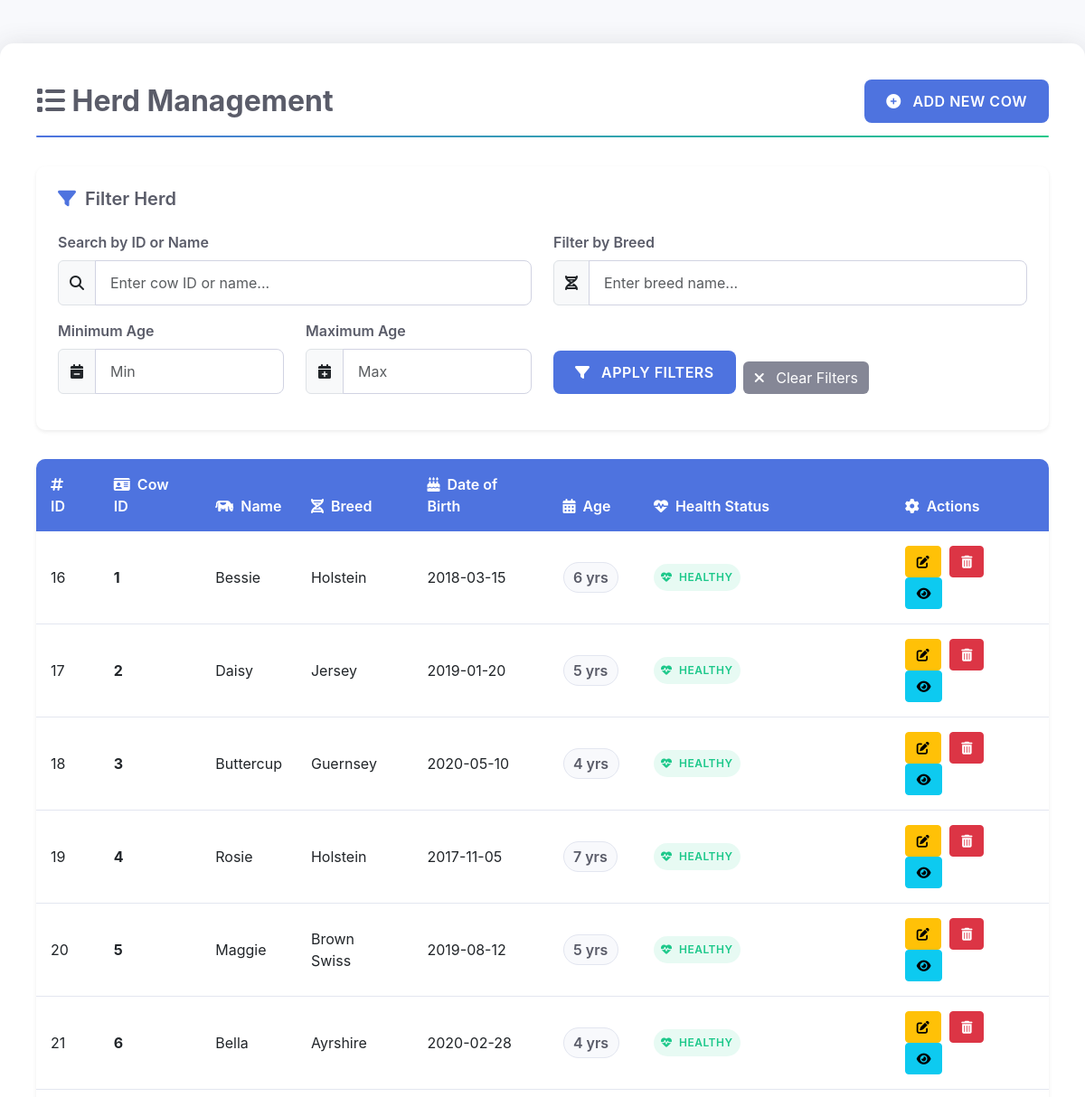
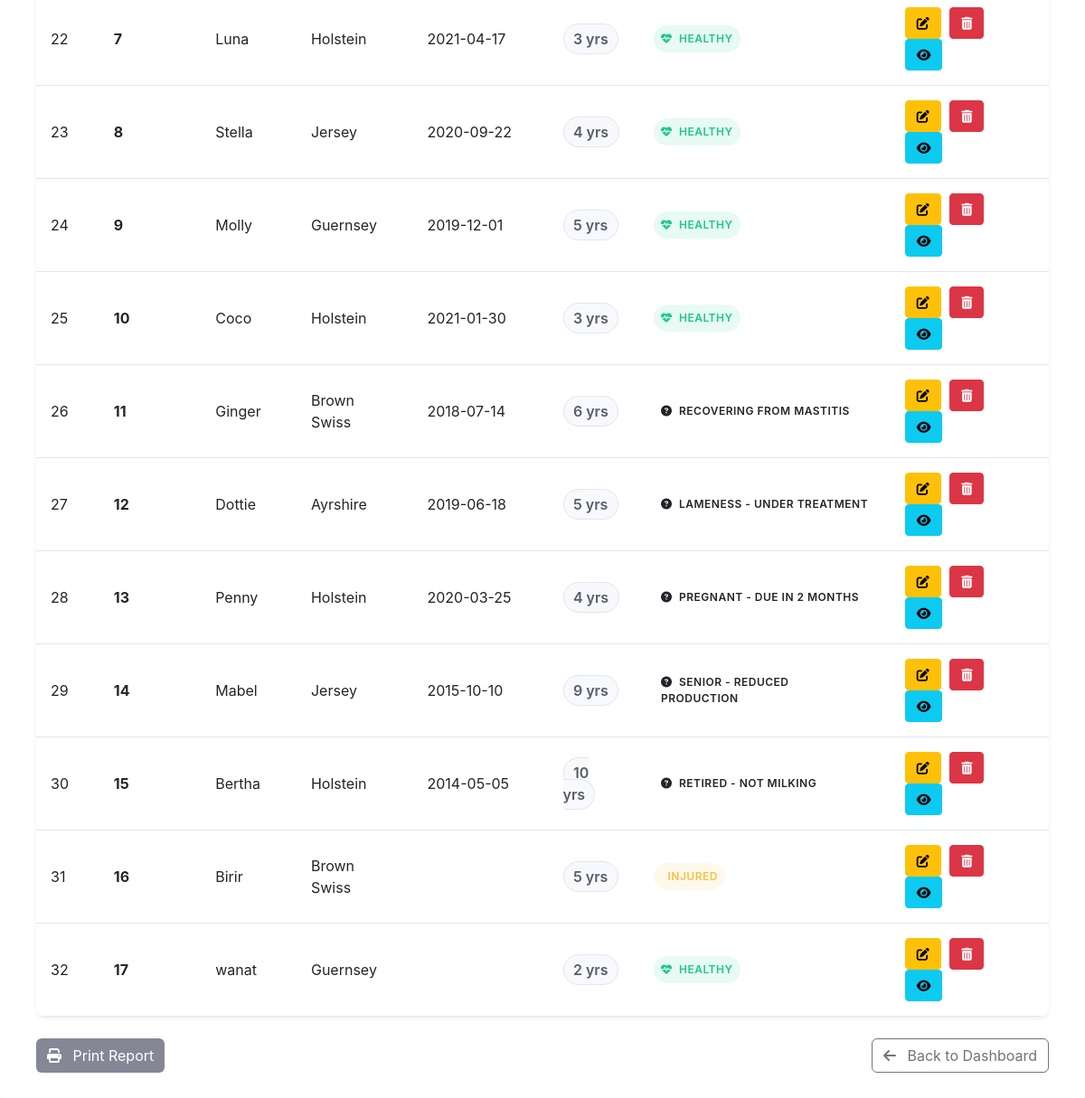
Screenshot of /views/cows/list.php (signed in) with the database file from the repository (2 pictures, top to bottom).
### tables this page shows
CREATE TABLE `cows` (
  `id` int(11) NOT NULL,
  `cow_id` varchar(50) NOT NULL,
  `name` varchar(255) NOT NULL,
  `tag_number` varchar(50) DEFAULT NULL,
  `breed` varchar(255) DEFAULT NULL,
  `date_of_birth` date DEFAULT NULL,
  `age` int(11) DEFAULT NULL,
  `health_status` varchar(100) DEFAULT NULL
);

### models/cow.php (called while the page is built, shortened)
<?php
class Cow {
    private $pdo;
    public function __construct($pdo) {
        $this->pdo = $pdo;
    }
    public function getCowsFiltered(string $search = null, string $breed = null, int $ageMin = null, int $ageMax = null): array {
        $sql = "SELECT * FROM cows WHERE 1";
        $params = [];
        try {
            $stmt = $this->pdo->prepare($sql);
            $stmt->execute($params);
            return $stmt->fetchAll(PDO::FETCH_ASSOC);
        } catch (PDOException $e) {
            error_log("Database error (getCowsFiltered): " . $e->getMessage());
            return [];
        }
    }
}
?>

### Views/cows/list.php (the view, shortened to what this page needs)
<?php
require_once '../../config/database.php';
require_once '../../models/Cow.php';
$cow = new Cow($pdo);
$search = $_GET['search'] ?? null;
$breed = $_GET['breed'] ?? null;
$ageMin = $_GET['age_min'] ?? null;
$ageMax = $_GET['age_max'] ?? null;
$cows = $cow->getCowsFiltered($search, $breed, $ageMin, $ageMax);
?>
<!DOCTYPE html>
<html lang="en">
<head>
    <link href="https://cdn.jsdelivr.net/npm/bootstrap@5.3.0/dist/css/bootstrap.min.css" rel="stylesheet">
    <link rel="stylesheet" href="https://cdnjs.cloudflare.com/ajax/libs/font-awesome/6.4.0/css/all.min.css">
</head>
<body>
    <div class="container dashboard-container">
        <div class="page-header">
            <h2><i class="fas fa-list"></i> Herd Management</h2>
            <a href="add.php" class="btn btn-primary">
                <i class="fas fa-plus-circle me-2"></i> Add New Cow
            </a>
        </div>
        <div class="filter-card">
            <h5><i class="fas fa-filter"></i> Filter Herd</h5>
            <form method="get" action="">
                <div class="row">
                    <div class="col-md-6 mb-3">
                        <label for="search" class="form-label">Search by ID or Name</label>
                        <div class="input-group">
                            <span class="input-group-text"><i class="fas fa-search"></i></span>
                            <input type="text" name="search" id="search" class="form-control"
                                   placeholder="Enter cow ID or name..."
                                   value="<?php echo htmlspecialchars($search ?? ''); ?>">
                        </div>
                    </div>
                    <div class="col-md-6 mb-3">
                        <label for="breed" class="form-label">Filter by Breed</label>
                        <div class="input-group">
                            <span class="input-group-text"><i class="fas fa-dna"></i></span>
                            <input type="text" name="breed" id="breed" class="form-control"
                                   placeholder="Enter breed name..."
                                   value="<?php echo htmlspecialchars($breed ?? ''); ?>">
                        </div>
                    </div>
                </div>
                <div class="row">
                    <div class="col-md-3 mb-3">
                        <label for="age_min" class="form-label">Minimum Age</label>
                        <div class="input-group">
                            <span class="input-group-text"><i class="fas fa-calendar-minus"></i></span>
                            <input type="number" name="age_min" id="age_min" class="form-control"
                                   placeholder="Min" min="0" max="30"
                                   value="<?php echo htmlspecialchars($ageMin ?? ''); ?>">
                        </div>
                    </div>
                    <div class="col-md-3 mb-3">
                        <label for="age_max" class="form-label">Maximum Age</label>
                        <div class="input-group">
                            <span class="input-group-text"><i class="fas fa-calendar-plus"></i></span>
                            <input type="number" name="age_max" id="age_max" class="form-control"
                                   placeholder="Max" min="0" max="30"
                                   value="<?php echo htmlspecialchars($ageMax ?? ''); ?>">
                        </div>
                    </div>
                    <div class="col-md-6 d-flex align-items-end mb-3">
                        <button type="submit" class="btn btn-primary me-2">
                            <i class="fas fa-filter me-2"></i> Apply Filters
                        </button>
                        <a href="list.php" class="btn btn-secondary">
                            <i class="fas fa-times me-2"></i> Clear Filters
                        </a>
                    </div>
                </div>
            </form>
        </div>
        <div class="table-responsive">
            <table class="table table-hover">
                <thead>
                    <tr>
                        <th><i class="fas fa-hashtag me-2"></i>ID</th>
                        <th><i class="fas fa-id-card me-2"></i>Cow ID</th>
                        <th><i class="fas fa-cow me-2"></i>Name</th>
                        <th><i class="fas fa-dna me-2"></i>Breed</th>
                        <th><i class="fas fa-birthday-cake me-2"></i>Date of Birth</th>
                        <th><i class="fas fa-calendar-alt me-2"></i>Age</th>
                        <th><i class="fas fa-heartbeat me-2"></i>Health Status</th>
                        <th><i class="fas fa-cog me-2"></i>Actions</th>
                    </tr>
                </thead>
                <tbody>
                    <?php if (!empty($cows)): ?>
                        <?php foreach ($cows as $aCow): ?>
                            <tr>
                                <td><?php echo htmlspecialchars($aCow['id']); ?></td>
                                <td><strong><?php echo htmlspecialchars($aCow['cow_id']); ?></strong></td>
                                <td><?php echo htmlspecialchars($aCow['name'] ?: 'N/A'); ?></td>
                                <td><?php echo htmlspecialchars($aCow['breed']); ?></td>
                                <td><?php echo htmlspecialchars($aCow['date_of_birth']); ?></td>
                                <td><span class="badge-age"><?php echo htmlspecialchars($aCow['age']); ?> yrs</span></td>
                                <td>
                                    <span class="health-status <?php echo strtolower(htmlspecialchars($aCow['health_status'])); ?>">
                                        <i class="fas <?php
                                            echo $aCow['health_status'] === 'Healthy' ? 'fa-heartbeat' :
                                                 ($aCow['health_status'] === 'Sick' ? 'fa-hospital' :
                                                 ($aCow['health_status'] === 'Injured' ? 'fa-bandaid' : 'fa-question-circle'));
                                        ?> me-1"></i>
                                        <?php echo htmlspecialchars($aCow['health_status']); ?>
                                    </span>
                                </td>
                                <td class="action-buttons">
                                    <a href="edit.php?id=<?php echo $aCow['id']; ?>" class="btn btn-sm btn-warning" title="Edit">
                                        <i class="fas fa-edit"></i>
                                    </a>
                                    <a href="delete.php?id=<?php echo $aCow['id']; ?>" class="btn btn-sm btn-danger" title="Delete" onclick="return confirm('Are you sure you want to delete this cow?')">
                                        <i class="fas fa-trash-alt"></i>
                                    </a>
                                    <a href="view.php?id=<?php echo $aCow['id']; ?>" class="btn btn-sm btn-info" title="View Details">
                                        <i class="fas fa-eye"></i>
                                    </a>
                                </td>
                            </tr>
                        <?php endforeach; ?>
                    <?php endif; ?>
                </tbody>
            </table>
        </div>
        <div class="d-flex justify-content-between mt-4">
            <button onclick="printReport()" class="btn btn-secondary">
                <i class="fas fa-print me-2"></i> Print Report
            </button>
            <a href="http://localhost/Dairy/index.php" class="btn btn-outline-secondary">
                <i class="fas fa-arrow-left me-2"></i> Back to Dashboard
            </a>
        </div>
    </div>
</body>
</html>

### Views/cows/list.php (style rules this page uses)
:root { --primary-color: #4e73df; --secondary-color: #1cc88a; --danger-color: #e74a3b; --warning-color: #f6c23e; --dark-color: #5a5c69; --light-color: #f8f9fc; }
body { background-color: var(--light-color); font-family: 'Nunito', -apple-system, BlinkMacSystemFont, 'Segoe UI', Roboto, sans-serif; background-image: linear-gradient(180deg, var(--light-color) 10%, #dbe5f8 100%); background-size: cover; min-height: 100vh; }
.dashboard-container { background: white; padding: 2.5rem; border-radius: 15px; box-shadow: 0 0.15rem 1.75rem 0 rgba(58, 59, 69, 0.15); margin: 3rem auto; max-width: 1200px; }
.page-header { color: var(--dark-color); margin-bottom: 2rem; text-align: center; position: relative; padding-bottom: 1rem; display: flex; justify-content: space-between; align-items: center; }
.page-header h2 { margin: 0; font-weight: 700; }
.page-header:after { content: ''; position: absolute; bottom: 0; left: 0; width: 100%; height: 2px; background: linear-gradient(90deg, var(--primary-color), var(--secondary-color)); border-radius: 3px; }
.filter-card { background: white; border-radius: 10px; box-shadow: 0 0.125rem 0.25rem rgba(0, 0, 0, 0.075); padding: 1.5rem; margin-bottom: 2rem; }
.filter-card h5 { color: var(--dark-color); margin-bottom: 1.5rem; font-weight: 600; display: flex; align-items: center; }
.filter-card h5 i { margin-right: 10px; color: var(--primary-color); }
.form-label { font-weight: 600; color: var(--dark-color); margin-bottom: 0.5rem; }
.form-control { border-radius: 8px; padding: 0.75rem 1rem; border: 1px solid #d1d3e2; }
.btn-primary { background-color: var(--primary-color); border: none; padding: 0.75rem 1.5rem; font-weight: 600; border-radius: 8px; transition: all 0.3s; text-transform: uppercase; letter-spacing: 0.5px; }
.btn-secondary { background-color: #858796; border: none; }
.table-responsive { border-radius: 10px; overflow: hidden; box-shadow: 0 0.125rem 0.25rem rgba(0, 0, 0, 0.075); }
.table { margin-bottom: 0; }
.table thead th { background-color: var(--primary-color); color: white; font-weight: 600; border: none; padding: 1rem; }
.table tbody tr { transition: all 0.2s; }
.table tbody td { padding: 1rem; vertical-align: middle; border-color: #e3e6f0; }
.health-status { display: inline-block; padding: 0.35rem 0.5rem; border-radius: 50px; font-size: 0.75rem; font-weight: 600; text-transform: uppercase; letter-spacing: 0.5px; }
.health-status.healthy { background-color: rgba(28, 200, 138, 0.1); color: var(--secondary-color); }
.health-status.injured { background-color: rgba(246, 194, 62, 0.1); color: var(--warning-color); }
.action-buttons .btn { padding: 0.375rem 0.75rem; margin-right: 5px; }
.badge-age { background-color: #f8f9fc; color: var(--dark-color); font-weight: 600; padding: 0.35rem 0.65rem; border-radius: 50px; border: 1px solid #e3e6f0; }

### rows the page displays
cows: id "16", cow "1", name "Bessie", breed "Holstein", date_of_birth "2018-03-15", age "6", health_status "HEALTHY"
cows: id "17", cow "2", name "Daisy", breed "Jersey", date_of_birth "2019-01-20", age "5", health_status "HEALTHY"
cows: id "18", cow "3", name "Buttercup", breed "Guernsey", date_of_birth "2020-05-10", age "4", health_status "HEALTHY"
cows: id "19", cow "4", name "Rosie", breed "Holstein", date_of_birth "2017-11-05", age "7", health_status "HEALTHY"
cows: id "20", cow "5", name "Maggie", breed "Brown Swiss", date_of_birth "2019-08-12", age "5", health_status "HEALTHY"
cows: id "21", cow "6", name "Bella", breed "Ayrshire", date_of_birth "2020-02-28", age "4", health_status "HEALTHY"
cows: id "22", cow "7", name "Luna", breed "Holstein", date_of_birth "2021-04-17", age "3", health_status "HEALTHY"
cows: id "23", cow "8", name "Stella", breed "Jersey", date_of_birth "2020-09-22", age "4", health_status "HEALTHY"
cows: id "24", cow "9", name "Molly", breed "Guernsey", date_of_birth "2019-12-01", age "5", health_status "HEALTHY"
cows: id "25", cow "10", name "Coco", breed "Holstein", date_of_birth "2021-01-30", age "3", health_status "HEALTHY"
cows: id "26", cow "11", name "Ginger", breed "Brown Swiss", date_of_birth "2018-07-14", age "6", health_status "RECOVERING FROM MASTITIS"
cows: id "27", cow "12", name "Dottie", breed "Ayrshire", date_of_birth "2019-06-18", age "5", health_status "LAMENESS - UNDER TREATMENT"
cows: id "28", cow "13", name "Penny", breed "Holstein", date_of_birth "2020-03-25", age "4", health_status "PREGNANT - DUE IN 2 MONTHS"
cows: id "29", cow "14", name "Mabel", breed "Jersey", date_of_birth "2015-10-10", age "9", health_status "SENIOR - REDUCED PRODUCTION"
cows: id "30", cow "15", name "Bertha", breed "Holstein", date_of_birth "2014-05-05", age "10", health_status "RETIRED - NOT MILKING"
cows: id "31", cow "16", name "Birir", breed "Brown Swiss", age "5", health_status "INJURED"
cows: id "32", cow "17", name "wanat", breed "Guernsey", age "2", health_status "HEALTHY"
